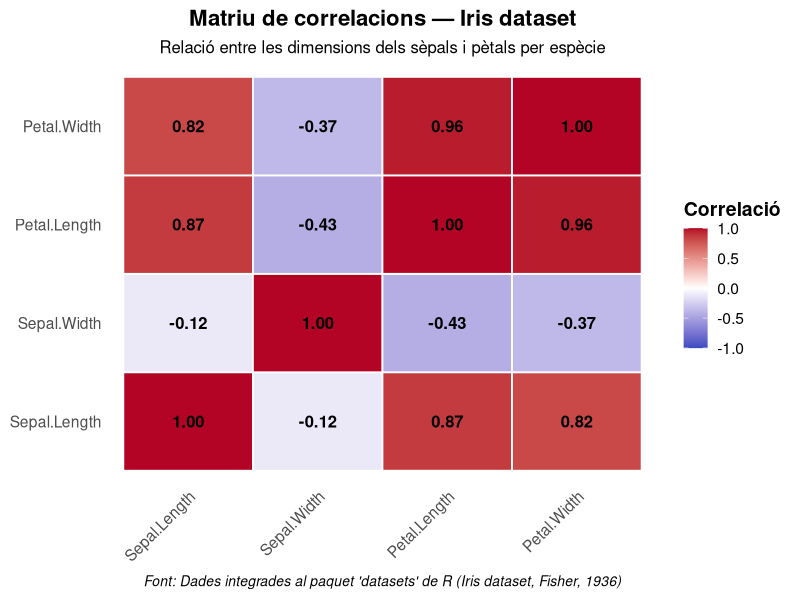

Generate this figure with R:
# --- Llibres necessàries ---
library(ggplot2)   # per crear gràfics
library(reshape2)  # per convertir matrius en format llarg (melt)

# --- Dades i càlcul de correlacions ---
data("iris")                # carrega el dataset 'iris' integrat a R
df <- iris[, 1:4]            # seleccionem només les variables numèriques
cor_matrix <- cor(df, use = "complete.obs")  # calculem la matriu de correlació

# --- Transformació per poder visualitzar amb ggplot ---
melted <- melt(cor_matrix, varnames = c("Var1", "Var2"), value.name = "Corr")

# --- Creació del heatmap de correlacions ---
p <- ggplot(melted, aes(Var1, Var2, fill = Corr)) +
  geom_tile(color = "white", linewidth = 0.6) +  # cada cel·la és un rectangle
  # Escala de colors: blau per correlacions negatives, vermell per positives
  scale_fill_gradient2(
    low = "#3B4CC0", mid = "white", high = "#B40426",
    midpoint = 0, limits = c(-1, 1), name = "Correlació"
  ) +
  # Mostra el valor numèric dins de cada cel·la
  geom_text(aes(label = sprintf("%.2f", Corr)),
            color = "black", size = 4.2, fontface = "bold") +
  # Títols i peu de figura
  labs(
    title = "Matriu de correlacions — Iris dataset",
    subtitle = "Relació entre les dimensions dels sèpals i pètals per espècie",
    caption = "Font: Dades integrades al paquet 'datasets' de R (Iris dataset, Fisher, 1936)",
    x = NULL, y = NULL
  ) +
  # Estil visual net i llegible
  theme_minimal(base_size = 14) +
  theme(
    plot.title = element_text(face = "bold", hjust = 0.5, size = 16),
    plot.subtitle = element_text(hjust = 0.5, size = 12),
    plot.caption = element_text(hjust = 0.5, size = 10, face = "italic"),
    axis.text.x = element_text(angle = 45, hjust = 1),  # gira els noms per llegibilitat
    legend.title = element_text(face = "bold"),
    panel.grid = element_blank()
  )

# --- Mostra el gràfic ---
print(p)
